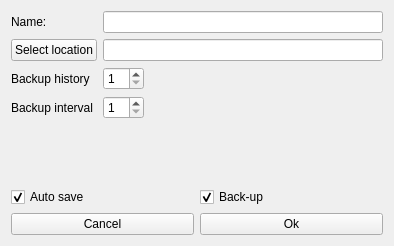
<?xml version="1.0" encoding="UTF-8"?>
<ui version="4.0">
 <class>Form</class>
 <widget class="QWidget" name="Form">
  <property name="geometry">
   <rect>
    <x>0</x>
    <y>0</y>
    <width>394</width>
    <height>246</height>
   </rect>
  </property>
  <property name="windowTitle">
   <string>Create new cookbook</string>
  </property>
  <layout class="QVBoxLayout" name="verticalLayout">
   <item>
    <layout class="QFormLayout" name="formLayout">
     <property name="fieldGrowthPolicy">
      <enum>QFormLayout::ExpandingFieldsGrow</enum>
     </property>
     <item row="3" column="0">
      <widget class="QLabel" name="label_2">
       <property name="text">
        <string>Backup history</string>
       </property>
      </widget>
     </item>
     <item row="5" column="0">
      <widget class="QLabel" name="label_3">
       <property name="text">
        <string>Backup interval</string>
       </property>
      </widget>
     </item>
     <item row="1" column="0">
      <widget class="QLabel" name="label">
       <property name="text">
        <string>Name:</string>
       </property>
      </widget>
     </item>
     <item row="2" column="0">
      <widget class="QPushButton" name="pushButton_location">
       <property name="text">
        <string>Select location</string>
       </property>
      </widget>
     </item>
     <item row="1" column="1">
      <widget class="QLineEdit" name="lineEdit_name"/>
     </item>
     <item row="2" column="1">
      <widget class="QLineEdit" name="lineEdit_location"/>
     </item>
     <item row="3" column="1">
      <widget class="QSpinBox" name="spinBox_backup_history">
       <property name="minimum">
        <number>1</number>
       </property>
      </widget>
     </item>
     <item row="5" column="1">
      <widget class="QSpinBox" name="spinBox_backup_interval">
       <property name="minimum">
        <number>1</number>
       </property>
      </widget>
     </item>
    </layout>
   </item>
   <item>
    <layout class="QHBoxLayout" name="horizontalLayout_2">
     <item>
      <widget class="QCheckBox" name="checkBox_autosave">
       <property name="text">
        <string>Auto save</string>
       </property>
       <property name="checked">
        <bool>true</bool>
       </property>
      </widget>
     </item>
     <item>
      <widget class="QCheckBox" name="checkBox_backup">
       <property name="text">
        <string>Back-up</string>
       </property>
       <property name="checked">
        <bool>true</bool>
       </property>
      </widget>
     </item>
    </layout>
   </item>
   <item>
    <layout class="QHBoxLayout" name="horizontalLayout">
     <item>
      <widget class="QPushButton" name="pushButton_cancel">
       <property name="text">
        <string>Cancel</string>
       </property>
      </widget>
     </item>
     <item>
      <widget class="QPushButton" name="pushButton_ok">
       <property name="text">
        <string>Ok</string>
       </property>
      </widget>
     </item>
    </layout>
   </item>
  </layout>
 </widget>
 <resources/>
 <connections/>
</ui>
